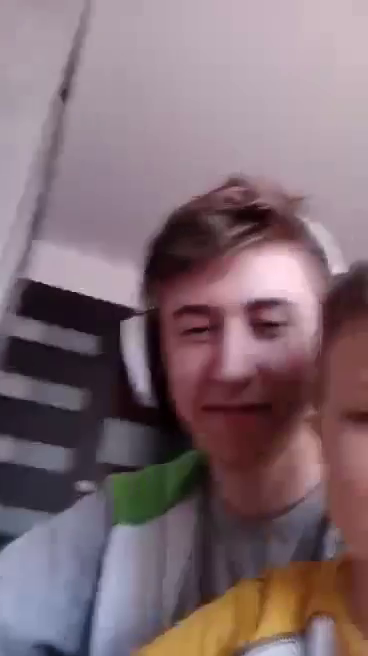
#> input picture frame 25 of PROJECTS/face_detection/face1.mp4, 368 x 656 px
$ python main.py
#> lines starting #> are read from the running program, lines starting #| are printed output that depends on the picture; after the words box and inside, x2 and y2 are one past the last pixel; in counts of white or black regions, pixels touching at a corner belong together
import cv2

face_cascade = cv2.CascadeClassifier("haarcascade_frontalface_default.xml")
# Video web cam input
# cap = cv2.VideoCapture(0)

# mp4
cap = cv2.VideoCapture('face1.mp4')
while True:
    _, img = cap.read()
#> img is the input picture: shape (656, 368, 3); mean B, G, R 114.4, 107.3, 127.8
    gray = cv2.cvtColor(img, cv2.COLOR_BGR2GRAY)
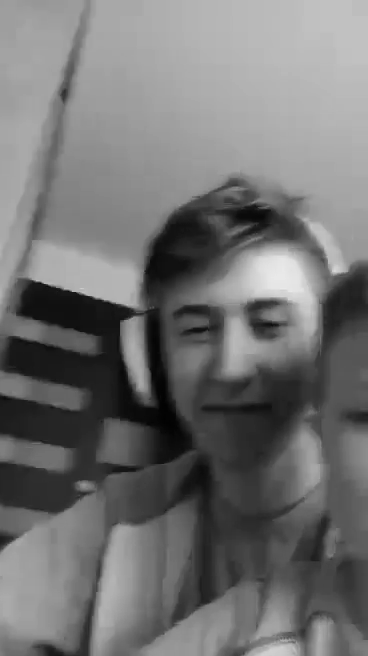
#> gray: shape (656, 368); min 1, max 233, mean 114.2

    # Face detection
    face = face_cascade.detectMultiScale(gray, 1.1, 4)
#> face = [[133, 249, 199, 199]]
    for x, y, w, h in face:
        cv2.rectangle(img, (x, y), (x+w, y+h), (255, 0, 0), 2)
#> this loop made 1 pass
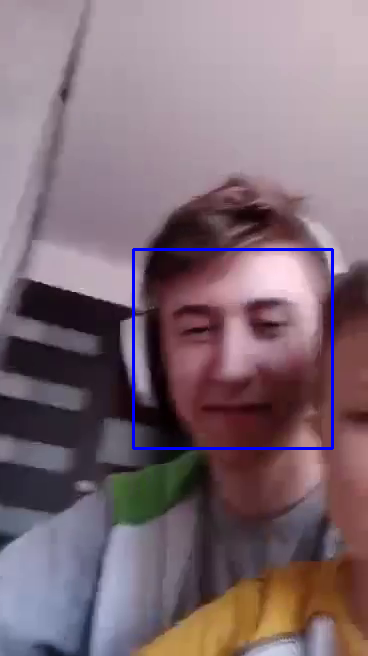
#> img: shape (656, 368, 3); 0.99% of pixels changed, all inside (x1, y1, x2, y2) = (132, 248, 334, 450)

    # Display
    cv2.imshow('img', img)

    # Stop
    if cv2.waitKey(30) & 0xFF == ord('q'):
#> (key q is pressed here)
        break

cap.release()
cv2.destroyAllWindows()

$ run again, starting later in the video
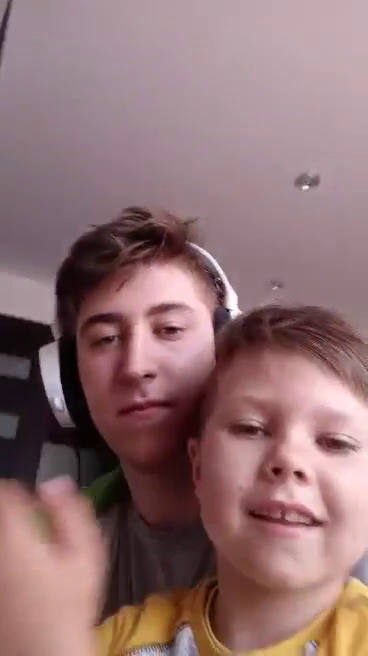
#> input picture frame 112 of PROJECTS/face_detection/face1.mp4, 368 x 656 px
#> img is the input picture: shape (656, 368, 3); mean B, G, R 114.6, 112.7, 144.6
#> `gray = cv2.cvtColor(img, cv2.COLOR_BGR2GRAY)`:
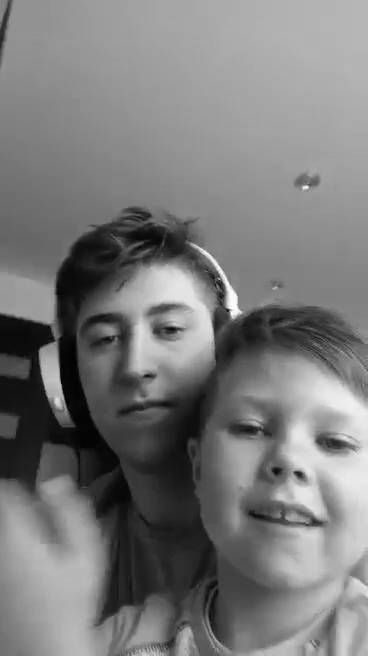
#> gray: shape (656, 368); min 0, max 255, mean 122.4
#> face = [[83, 431, 91, 91], [52, 261, 172, 172]]
#> the loop `for x, y, w, h in face:` made 2 passes
#> after the loop `for x, y, w, h in face:`:
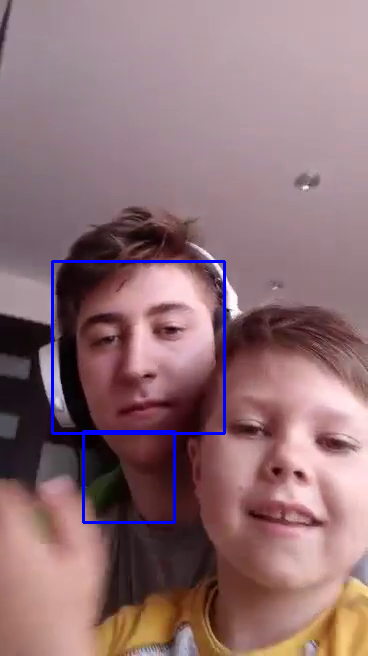
#> img: shape (656, 368, 3); 1.26% of pixels changed, all inside (x1, y1, x2, y2) = (51, 260, 226, 524)

$ run again, starting later in the video
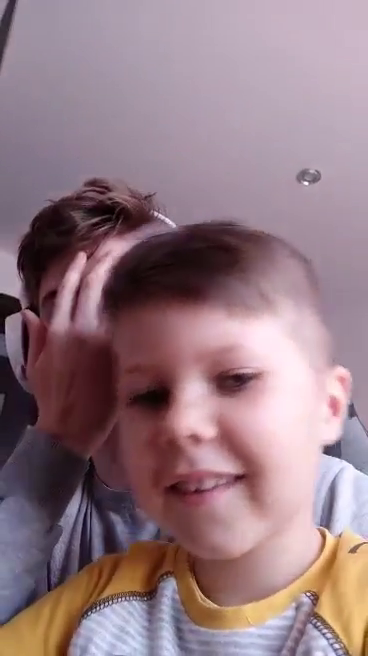
#> input picture frame 200 of PROJECTS/face_detection/face1.mp4, 368 x 656 px
#> img is the input picture: shape (656, 368, 3); mean B, G, R 130.4, 122.4, 148.7
#> `gray = cv2.cvtColor(img, cv2.COLOR_BGR2GRAY)`:
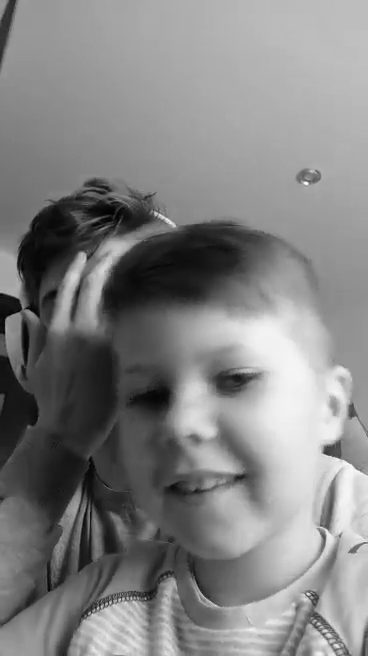
#> gray: shape (656, 368); min 0, max 255, mean 131.1
#> face = [[72, 288, 252, 252]]
#> the loop `for x, y, w, h in face:` made 1 pass
#> after the loop `for x, y, w, h in face:`:
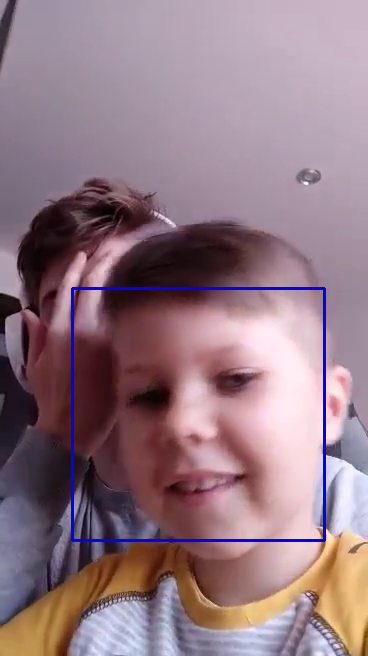
#> img: shape (656, 368, 3); 1.25% of pixels changed, all inside (x1, y1, x2, y2) = (71, 287, 326, 542)
